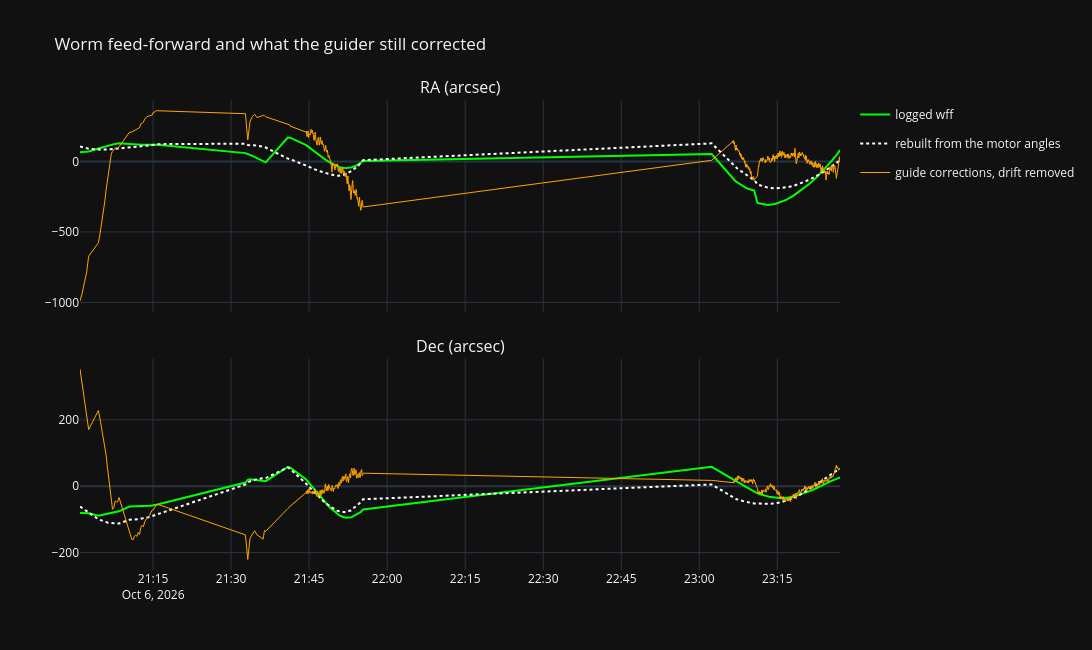

Notebook code for this chart:
### Markdown cell above
## 7. Did the worm feed-forward do its job?

The worm feed-forward turns each motor's worm profile (a sine on its MCU angle, period 6°) into a pointing correction
and logs it per row as `wff` (RA and Dec arcmin). Three checks, from the window where the profile in use stayed the
same (`WORM_FROM`):

* **Is the logged correction the profile?** Rebuild it from the motor angles and the pose; fitting the worm terms to
  the logged wff returns the profile that was in use.
* **What did the profile leave for the guider?** The same fit on the guide corrections (`total_accum + pec_accum`,
  joined across PEC resets, with a smooth drift and an offset per PEC piece): any worm term here is worm error the
  profile did not remove. Ideally all amplitudes are within ~2 SE of zero.
* **What did the mount need?** Guide corrections plus the feed-forward: the worm the profile should have had. Compare
  it with the calibration's result in `analyse_worm_profile.ipynb`.

A motor that hardly turned (a few worm periods or less) can't be separated from the drift: check *turns*. The
amplitudes are arcsec of motor angle, the profile's units; the SE from a night of tracking is optimistic too (the
residuals are correlated in time), so treat differences under ~3 SE with care.

### Code cell
w = window_df(df, WORM_FROM, None) if WORM_FROM else df
w = w.dropna(subset=['theta_raw_1', 'wff_1', 'total_accum_1', 'total_accum_2']).reset_index(drop=True)
if w.empty or not np.any(w[['wff_1', 'wff_2']].abs().to_numpy() > 0):
    print("No worm feed-forward in this window (no profile in use, or a log from before it) -- skipped.")
else:
    C, align_err = wff_coupling(w, SITE_LAT)
    turns = [round(float(x), 1) for x in np.ptp(worm_analysis.motor_angles(w), axis=0) / worm_analysis.WORM_THETA]
    print(f"{len(w)} PECLOG rows from {w['timestamp'].iloc[0]:%H:%M} to {w['timestamp'].iloc[-1]:%H:%M}; "
          f"alignment from the pose fits to {align_err:.1f}' (median); worm turns M1/M2/M3 {turns}")
    reset = np.r_[False, np.diff(w['n'].values) < 0]
    wff = w[['wff_1', 'wff_2']].to_numpy(float)
    guide = np.column_stack([w[f'total_accum_{i}'].to_numpy(float) + w[f'pec_accum_{i}'].fillna(0).to_numpy(float)
                             for i in (1, 2)])
    series = {'logged wff (the profile in use)': wff, 'left for the guider': guide, 'needed (guide + wff)': guide + wff}
    rows = []
    for label, y in series.items():
        terms, r = worm_terms(w, y, C)
        for _, t in terms.iterrows():
            rows.append({'series': label, 'motor': t['motor'], 'harmonic': t['harmonic'], 'a': t['a'], 'b': t['b'],
                         'amplitude "': t['amplitude'], 'phase deg': t['phase'], 'peak deg': t['peak'], 'se "': t['se'],
                         'amp / se': t['amplitude'] / t['se'], 'reliable': t['reliable'], "fit rms '": r})
    wt = pd.DataFrame(rows)
    wt['amplitude ± se @ peak'] = [f'{a:5.1f}" ± {e:.1f} @ {p:5.1f}°' + ('' if ok else ' ⚠')
                                    for a, e, p, ok in zip(wt['amplitude "'], wt['se "'], wt['peak deg'], wt['reliable'])]
    display(wt.pivot(index=['motor', 'harmonic'], columns='series', values='amplitude ± se @ peak')[list(series)])
    sep = worm_analysis.separation_deg(C)
    print(f"M1/M3 separation {np.percentile(sep, 10):.0f}-{sep.max():.0f} deg (10th percentile to max); "
          "⚠ = fewer than 2 worm turns, or M1/M3 too close to tell apart: don't trust that term")
    print("fit rms per series ('):", {k: round(v, 2) for k, v in wt.groupby('series', sort=False)["fit rms '"].first().items()})
    for M, t in zip(('M1', 'M2', 'M3'), turns):
        if t < 3:
            print(f"{M} turned only {t:.1f} worm periods: its terms are hard to tell from the drift")

    # the logged wff against the one rebuilt from the profile that the fit returned
    logged = wt[wt['series'].str.startswith('logged')]
    coef = np.array([[float(logged[(logged['motor'] == M) & (logged['harmonic'] == h)][k].iloc[0])
                      for h in (1, 2) for k in ('a', 'b')] for M in ('M1', 'M2', 'M3')])
    pred = predicted_wff(w, C, coef, harmonics=(1, 2))
    for k, ax in enumerate(('RA', 'Dec')):
        print(f"wff {ax}: logged rms {np.std(wff[:, k]) * 60:.1f}\"  rebuilt-minus-logged rms "
              f"{np.sqrt(np.mean((pred[:, k] - wff[:, k]) ** 2)) * 60:.2f}\"  corr {np.corrcoef(pred[:, k], wff[:, k])[0, 1]:.3f}")

    fig = make_subplots(rows=2, cols=1, shared_xaxes=True, vertical_spacing=0.1,
                        subplot_titles=['RA (arcsec)', 'Dec (arcsec)'])
    for k in range(2):
        fig.add_trace(go.Scatter(x=w['timestamp'], y=wff[:, k] * 60, name='logged wff', legendgroup='l', showlegend=k == 0,
                                 line=dict(color='lime')), row=k + 1, col=1)
        fig.add_trace(go.Scatter(x=w['timestamp'], y=pred[:, k] * 60, name='rebuilt from the motor angles', legendgroup='p',
                                 showlegend=k == 0, line=dict(color='white', dash='dot')), row=k + 1, col=1)
        g = stitch_accum(guide[:, k] * 60, reset)
        trend = np.polyval(np.polyfit(w['t_sec'], g, 3), w['t_sec'])
        fig.add_trace(go.Scatter(x=w['timestamp'], y=g - trend, name='guide corrections, drift removed', legendgroup='g',
                                 showlegend=k == 0, line=dict(color='orange', width=1)), row=k + 1, col=1)
    fig.update_layout(height=650, width=1400, template=TEMPLATE, hovermode='x unified',
                      title='Worm feed-forward and what the guider still corrected')
    fig.show()

    fig = go.Figure()
    for label, sym in zip(series, ('circle', 'x', 'diamond')):
        s = wt[(wt['series'] == label) & (wt['harmonic'] == 1)]
        a = s['amplitude "'] * np.cos(np.radians(s['phase deg']))
        b = s['amplitude "'] * np.sin(np.radians(s['phase deg']))
        fig.add_trace(go.Scatter(x=a, y=b, mode='markers+text', text=s['motor'], textposition='top center', name=label,
                                 marker=dict(symbol=sym, size=12), error_x=dict(array=s['se "']), error_y=dict(array=s['se "'])))
    fig.add_hline(y=0, line=dict(color='gray', width=1)); fig.add_vline(x=0, line=dict(color='gray', width=1))
    fig.update_layout(height=600, width=700, template=TEMPLATE, xaxis_title='a (sin), arcsec', yaxis_title='b (cos), arcsec',
                      yaxis_scaleanchor='x', title='Worm terms as phasors: the distance between two points is the worm left')
    fig.show()

### Figure 1 — Plotly figure (JSON) as saved in the notebook; plotly's stock layout.template omitted (floating-point values rounded to 4 significant figures; data arrays with more than 128 entries replaced by an {"elided": "..."} marker saying what was removed)
{"data": [{"legendgroup": "l", "line": {"color": "lime"}, "name": "logged wff", "showlegend": true, "type": "scatter", "x": {"elided": "1521 str values"}, "xaxis": "x", "y": {"elided": "1521 float values"}, "yaxis": "y"}, {"legendgroup": "p", "line": {"color": "white", "dash": "dot"}, "name": "rebuilt from the motor angles", "showlegend": true, "type": "scatter", "x": {"elided": "1521 str values"}, "xaxis": "x", "y": {"elided": "1521 float values"}, "yaxis": "y"}, {"legendgroup": "g", "line": {"color": "orange", "width": 1}, "name": "guide corrections, drift removed", "showlegend": true, "type": "scatter", "x": {"elided": "1521 str values"}, "xaxis": "x", "y": {"elided": "1521 float values"}, "yaxis": "y"}, {"legendgroup": "l", "line": {"color": "lime"}, "name": "logged wff", "showlegend": false, "type": "scatter", "x": {"elided": "1521 str values"}, "xaxis": "x2", "y": {"elided": "1521 float values"}, "yaxis": "y2"}, {"legendgroup": "p", "line": {"color": "white", "dash": "dot"}, "name": "rebuilt from the motor angles", "showlegend": false, "type": "scatter", "x": {"elided": "1521 str values"}, "xaxis": "x2", "y": {"elided": "1521 float values"}, "yaxis": "y2"}, {"legendgroup": "g", "line": {"color": "orange", "width": 1}, "name": "guide corrections, drift removed", "showlegend": false, "type": "scatter", "x": {"elided": "1521 str values"}, "xaxis": "x2", "y": {"elided": "1521 float values"}, "yaxis": "y2"}], "layout": {"annotations": [{"font": {"size": 16}, "showarrow": false, "text": "RA (arcsec)", "x": 0.5, "xanchor": "center", "xref": "paper", "y": 1.0, "yanchor": "bottom", "yref": "paper"}, {"font": {"size": 16}, "showarrow": false, "text": "Dec (arcsec)", "x": 0.5, "xanchor": "center", "xref": "paper", "y": 0.45, "yanchor": "bottom", "yref": "paper"}], "height": 650, "hovermode": "x unified", "title": {"text": "Worm feed-forward and what the guider still corrected"}, "width": 1400, "xaxis": {"anchor": "y", "domain": [0.0, 1.0], "matches": "x2", "showticklabels": false}, "xaxis2": {"anchor": "y2", "domain": [0.0, 1.0]}, "yaxis": {"anchor": "x", "domain": [0.55, 1.0]}, "yaxis2": {"anchor": "x2", "domain": [0.0, 0.45]}}}
